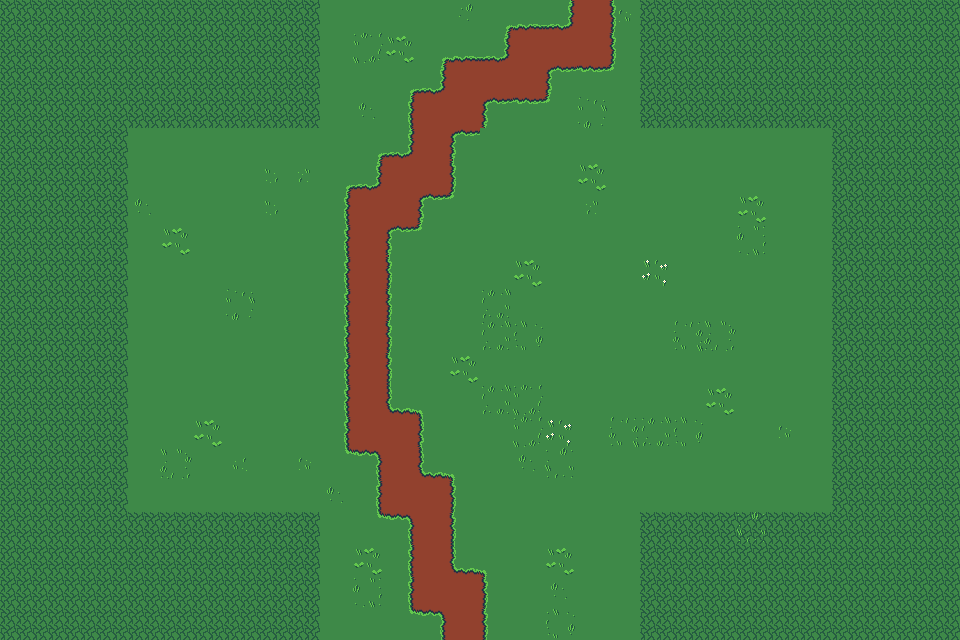

The image is a tile-based game level rendered from a .tmx file. Its description and complete source (layers, tilesets, objects, tile grids) follow:
An orthogonal 30x20 tile map with 32x32 px tiles, 3 tile layers (Calque de Tuiles 1, Calque de Tuiles 2, Calque de Tuiles 3) and 10 objects (6x collision, 2x portal, 2x portal_exit).

<map version="1.10" tiledversion="1.10.2" orientation="orthogonal" renderorder="right-down" width="30" height="20" tilewidth="32" tileheight="32" infinite="0" nextlayerid="5" nextobjectid="11">
 <tileset firstgid="1" source="tilemap.tsx" />
 <layer id="1" name="Calque de Tuiles 1" width="30" height="20">
  <data encoding="csv">
26,26,26,26,26,26,26,26,26,26,1,1,1,1,1,1,1,1,2,1,26,26,26,26,26,26,26,26,26,26,
26,26,26,26,26,26,26,26,26,26,1,1,1,1,1,1,2,2,2,1,26,26,26,26,26,26,26,26,26,26,
26,26,26,26,26,26,26,26,26,26,1,1,1,1,2,2,2,1,1,1,26,26,26,26,26,26,26,26,26,26,
26,26,26,26,26,26,26,26,26,26,1,1,1,2,2,1,1,1,1,1,26,26,26,26,26,26,26,26,26,26,
26,26,26,26,1,1,1,1,1,1,1,1,1,2,1,1,1,1,1,1,1,1,1,1,1,1,26,26,26,26,
26,26,26,26,1,1,1,1,1,1,1,1,2,2,1,1,1,1,1,1,1,1,1,1,1,1,26,26,26,26,
26,26,26,26,1,1,1,1,1,1,1,2,2,1,1,1,1,1,1,1,1,1,1,1,1,1,26,26,26,26,
26,26,26,26,1,1,1,1,1,1,1,2,1,1,1,1,1,1,1,1,1,1,1,1,1,1,26,26,26,26,
26,26,26,26,1,1,1,1,1,1,1,2,1,1,1,1,1,1,1,1,1,1,1,1,1,1,26,26,26,26,
26,26,26,26,1,1,1,1,1,1,1,2,1,1,1,1,1,1,1,1,1,1,1,1,1,1,26,26,26,26,
26,26,26,26,1,1,1,1,1,1,1,2,1,1,1,1,1,1,1,1,1,1,1,1,1,1,26,26,26,26,
26,26,26,26,1,1,1,1,1,1,1,2,1,1,1,1,1,1,1,1,1,1,1,1,1,1,26,26,26,26,
26,26,26,26,1,1,1,1,1,1,1,2,1,1,1,1,1,1,1,1,1,1,1,1,1,1,26,26,26,26,
26,26,26,26,1,1,1,1,1,1,1,2,2,1,1,1,1,1,1,1,1,1,1,1,1,1,26,26,26,26,
26,26,26,26,1,1,1,1,1,1,1,1,2,1,1,1,1,1,1,1,1,1,1,1,1,1,26,26,26,26,
26,26,26,26,1,1,1,1,1,1,1,1,2,2,1,1,1,1,1,1,1,1,1,1,1,1,26,26,26,26,
26,26,26,26,26,26,26,26,26,26,1,1,1,2,1,1,1,1,1,1,26,26,26,26,26,26,26,26,26,26,
26,26,26,26,26,26,26,26,26,26,1,1,1,2,1,1,1,1,1,1,26,26,26,26,26,26,26,26,26,26,
26,26,26,26,26,26,26,26,26,26,1,1,1,2,2,1,1,1,1,1,26,26,26,26,26,26,26,26,26,26,
26,26,26,26,26,26,26,26,26,26,1,1,1,1,2,1,1,1,1,1,26,26,26,26,26,26,26,26,26,26
</data>
 </layer>
 <layer id="2" name="Calque de Tuiles 2" width="30" height="20">
  <data encoding="csv">
0,0,0,0,0,0,0,0,0,0,0,0,0,0,0,113,536871026,115,0,2147483762,0,0,0,0,0,0,0,0,0,0,
0,0,0,0,0,0,0,0,0,0,0,0,0,113,536871026,115,0,0,0,2147483762,0,0,0,0,0,0,0,0,0,0,
0,0,0,0,0,0,0,0,0,0,0,0,113,115,0,0,0,3221225587,1610612850,3221225585,0,0,0,0,0,0,0,0,0,0,
0,0,0,0,0,0,0,0,0,0,0,0,114,0,0,3221225587,1610612850,3221225585,0,0,0,0,0,0,0,0,0,0,0,0,
0,0,0,0,0,0,0,0,0,0,0,113,115,0,3221225587,0,0,0,0,0,0,0,0,0,0,0,0,0,0,0,
0,0,0,0,0,0,0,0,0,0,113,115,0,0,2147483762,0,0,0,0,0,0,0,0,0,0,0,0,0,0,0,
0,0,0,0,0,0,0,0,0,0,114,0,0,3221225587,3221225585,0,0,0,0,0,0,0,0,0,0,0,0,0,0,0,
0,0,0,0,0,0,0,0,0,0,114,0,3221225587,3221225585,0,0,0,0,0,0,0,0,0,0,0,0,0,0,0,0,
0,0,0,0,0,0,0,0,0,0,114,0,2147483762,0,0,0,0,0,0,0,0,0,0,0,0,0,0,0,0,0,
0,0,0,0,0,0,0,0,0,0,114,0,2147483762,0,0,0,0,0,0,0,0,0,0,0,0,0,0,0,0,0,
0,0,0,0,0,0,0,0,0,0,114,0,2147483762,0,0,0,0,0,0,0,0,0,0,0,0,0,0,0,0,0,
0,0,0,0,0,0,0,0,0,0,114,0,2147483762,0,0,0,0,0,0,0,0,0,0,0,0,0,0,0,0,0,
0,0,0,0,0,0,0,0,0,0,114,0,2684354675,2684354673,0,0,0,0,0,0,0,0,0,0,0,0,0,0,0,0,
0,0,0,0,0,0,0,0,0,0,114,0,0,3221225586,0,0,0,0,0,0,0,0,0,0,0,0,0,0,0,0,
0,0,0,0,0,0,0,0,0,0,1610612849,1610612851,0,2684354675,2684354673,0,0,0,0,0,0,0,0,0,0,0,0,0,0,0,
0,0,0,0,0,0,0,0,0,0,0,114,0,0,2147483762,0,0,0,0,0,0,0,0,0,0,0,0,0,0,0,
0,0,0,0,0,0,0,0,0,0,0,1610612849,1610612851,0,2147483762,0,0,0,0,0,0,0,0,0,0,0,0,0,0,0,
0,0,0,0,0,0,0,0,0,0,0,0,114,0,2684354675,2684354673,0,0,0,0,0,0,0,0,0,0,0,0,0,0,
0,0,0,0,0,0,0,0,0,0,0,0,114,0,0,2147483762,0,0,0,0,0,0,0,0,0,0,0,0,0,0,
0,0,0,0,0,0,0,0,0,0,0,0,1610612849,1610612851,0,2147483762,0,0,0,0,0,0,0,0,0,0,0,0,0,0
</data>
 </layer>
 <layer id="3" name="Calque de Tuiles 3" width="30" height="20">
  <data encoding="csv">
0,0,0,0,0,0,0,0,0,0,0,0,0,0,37,0,0,0,0,21,0,0,0,0,0,0,0,0,0,0,
0,0,0,0,0,0,0,0,0,0,0,20,81,0,0,0,0,0,0,0,0,0,0,0,0,0,0,0,0,0,
0,0,0,0,0,0,0,0,0,0,0,0,0,0,0,0,0,0,0,0,0,0,0,0,0,0,0,0,0,0,
0,0,0,0,0,0,0,0,0,0,0,40,0,0,0,0,0,0,34,0,0,0,0,0,0,0,0,0,0,0,
0,0,0,0,0,0,0,0,0,0,0,0,0,0,0,0,0,0,0,0,0,0,0,0,0,0,0,0,0,0,
0,0,0,0,0,0,0,0,23,24,0,0,0,0,0,0,0,0,81,0,0,0,0,0,0,0,0,0,0,0,
0,0,0,0,40,0,0,0,23,0,0,0,0,0,0,0,0,0,24,0,0,0,0,81,0,0,0,0,0,0,
0,0,0,0,0,81,0,0,0,0,0,0,0,0,0,0,0,0,0,0,0,0,0,35,0,0,0,0,0,0,
0,0,0,0,0,0,0,0,0,0,0,0,0,0,0,0,81,0,0,0,49,0,0,0,0,0,0,0,0,0,
0,0,0,0,0,0,0,34,0,0,0,0,0,0,0,18,0,0,0,0,0,0,0,0,0,0,0,0,0,0,
0,0,0,0,0,0,0,0,0,0,0,0,0,0,0,18,33,0,0,0,0,19,17,0,0,0,0,0,0,0,
0,0,0,0,0,0,0,0,0,0,0,0,0,0,81,0,0,0,0,0,0,0,0,0,0,0,0,0,0,0,
0,0,0,0,0,0,0,0,0,0,0,0,0,0,0,18,20,0,0,0,0,0,81,0,0,0,0,0,0,0,
0,0,0,0,0,0,81,0,0,0,0,0,0,0,0,0,20,49,0,19,18,33,0,0,21,0,0,0,0,0,
0,0,0,0,0,17,0,22,0,21,0,0,0,0,0,0,40,36,0,0,0,0,0,0,0,0,0,0,0,0,
0,0,0,0,0,0,0,0,0,0,40,0,0,0,0,0,0,0,0,0,0,0,0,0,0,0,0,0,0,0,
0,0,0,0,0,0,0,0,0,0,0,0,0,0,0,0,0,0,0,0,0,0,0,36,0,0,0,0,0,0,
0,0,0,0,0,0,0,0,0,0,0,81,0,0,0,0,0,81,0,0,0,0,0,0,0,0,0,0,0,0,
0,0,0,0,0,0,0,0,0,0,0,35,0,0,0,0,0,40,0,0,0,0,0,0,0,0,0,0,0,0,
0,0,0,0,0,0,0,0,0,0,0,0,0,0,0,0,0,33,0,0,0,0,0,0,0,0,0,0,0,0
</data>
 </layer>
 <objectgroup id="4" name="objects">
  <properties>
   <property name="zoom" type="float" value="3" />
  </properties>
  <object id="1" name="forest_n" type="portal" x="320" y="640" width="320">
   <properties>
    <property name="targeted_exit_name" value="forest_n" />
    <property name="targeted_map_name" value="map4" />
    <property name="targeted_scene_name" value="scene1" />
   </properties>
  </object>
  <object id="2" name="forest_m" type="portal_exit" x="472" y="600">
   <point />
  </object>
  <object id="3" name="forest_o" type="portal" x="320" y="0" width="320">
   <properties>
    <property name="targeted_exit_name" value="forest_o" />
    <property name="targeted_map_name" value="map9" />
    <property name="targeted_scene_name" value="scene1" />
   </properties>
  </object>
  <object id="4" name="forest_p" type="portal_exit" x="478" y="82">
   <point />
  </object>
  <object id="5" type="collision" x="0" y="0" width="320" height="128">
   <properties>
    <property name="collision_type" value="solid" />
   </properties>
  </object>
  <object id="6" type="collision" x="640" y="0" width="320" height="128">
   <properties>
    <property name="collision_type" value="solid" />
   </properties>
  </object>
  <object id="7" type="collision" x="0" y="512" width="320" height="128">
   <properties>
    <property name="collision_type" value="solid" />
   </properties>
  </object>
  <object id="8" type="collision" x="0" y="128" width="128" height="384">
   <properties>
    <property name="collision_type" value="solid" />
   </properties>
  </object>
  <object id="9" type="collision" x="832" y="128" width="128" height="384">
   <properties>
    <property name="collision_type" value="solid" />
   </properties>
  </object>
  <object id="10" type="collision" x="640" y="512" width="320" height="128">
   <properties>
    <property name="collision_type" value="solid" />
   </properties>
  </object>
 </objectgroup>
</map>
